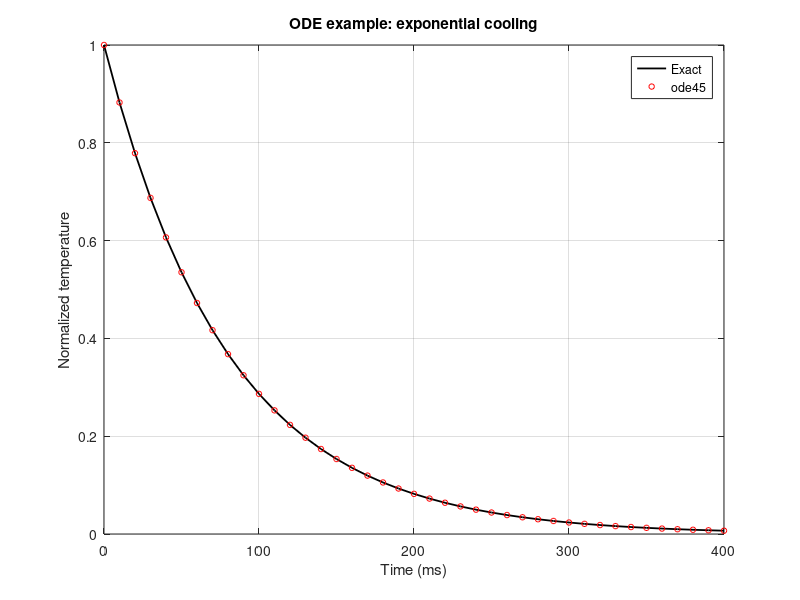

Here is the MATLAB script that generated this plot: (Note: this script raises an error after producing the figure.)
%% Ch09 ODE 求解与物理模型案例
% 本章目标 / Learning objectives
%
% 1. 理解常微分方程 ODE 在物理建模中的含义。
% 2. 掌握 ode45、ode15s、odeset 和函数句柄的基础用法。
% 3. 会把参数放进 struct，并传给 ODE 右端函数。
% 4. 用一个零维等离子体玩具模型练习参数扫描和物理量检查。
%
% Key terms:
% ordinary differential equation, right-hand side, initial condition,
% time span, solver tolerance, parameter scan, zero-dimensional model

clear; clc; close all;
if exist("startup_learning", "file") == 2
    learningRoot = startup_learning();
else
    learningRoot = fileparts(fileparts(mfilename("fullpath")));
    addpath(learningRoot);
    addpath(fullfile(learningRoot, "functions"));
end

%% 1. ODE 是什么
% ODE 描述“一个量如何随时间变化”。
%
% 例子：
%
% dT/dt = -T/tau
%
% 含义：温度 T 按时间常数 tau 指数衰减。
%
% 在 MATLAB 中，ODE 右端函数通常写成：
%
% dydt = f(t, y)

tau_s = 0.08;
coolingRhs = @(t, y) -y / tau_s;

tspan = [0 0.4];
y0 = 1.0;
[time_s, temperature] = ode45(coolingRhs, tspan, y0);

temperatureExact = y0 * exp(-time_s / tau_s);
maxCoolingError = max(abs(temperature - temperatureExact));
fprintf("Cooling model max error: %.3e\n", maxCoolingError);

figure("Color", "w");
plot(1e3*time_s, temperatureExact, "k-", "LineWidth", 1.3);
hold on;
plot(1e3*time_s, temperature, "ro", "MarkerSize", 4);
xlabel("Time (ms)");
ylabel("Normalized temperature");
title("ODE example: exponential cooling");
legend("Exact", "ode45", "Location", "best");
grid on;
fusionlearn.plot.applyResearchStyle(gca);

assert(maxCoolingError < 1e-4);

%% 2. ode45 的四个关键输入
% ode45 最常见的调用方式：
%
% [t, y] = ode45(rhs, tspan, y0)
%
% 1. rhs：右端函数，输入 t 和 y，输出 dy/dt。
% 2. tspan：积分时间范围，例如 [0 0.2]。
% 3. y0：初始条件。
% 4. 可选 opts：由 odeset 设置误差容忍度、事件函数等。

opts = odeset("RelTol", 1e-6, "AbsTol", 1e-9);
[time_tight, temperature_tight] = ode45(coolingRhs, tspan, y0, opts);

fprintf("Default ode45 points: %d\n", numel(time_s));
fprintf("Tighter ode45 points: %d\n", numel(time_tight));
assert(abs(temperature_tight(end) - y0*exp(-time_tight(end)/tau_s)) < 1e-6);

%% 3. 多变量 ODE：状态向量
% 如果系统有多个变量，就把它们放进一个列向量。
%
% 本章的玩具模型使用：
%
% y(1) = n_e，单位是 10^20 m^-3
% y(2) = T_e，单位是 keV
%
% 这个模型只用于学习，不用于真实预测。真实等离子体模型会复杂得多。

params = struct();
params.nTarget20 = 0.8;
params.tauParticle_s = 0.08;
params.edgeTe_keV = 0.12;
params.heatingGain_keV = 2.4;
params.heatingRamp_s = 0.04;
params.tauEnergy_s = 0.05;
params.radiationCoeff_per_s = 0.18;
params.densityFloor20 = 0.05;

y0_plasma = [0.25; 0.18];
tspan_plasma = [0 0.25];
[time_plasma_s, state] = ode45( ...
    @(t, y) fusionlearn.plasma.toyZeroDPlasmaRhs(t, y, params), ...
    tspan_plasma, y0_plasma, opts);

n20 = state(:,1);
Te_keV = state(:,2);

assert(all(isfinite(state), "all"));
assert(n20(end) > n20(1));
assert(Te_keV(end) > Te_keV(1));

%% 4. 画出零维模型结果
% 一个 ODE 结果通常至少要画：
%
% 1. 每个状态量随时间的变化。
% 2. 初始值和最终值是否合理。
% 3. 不同参数下结果如何变化。

figure("Color", "w");
tiledlayout(2, 1);

nexttile;
plot(1e3*time_plasma_s, n20, "LineWidth", 1.3);
xlabel("Time (ms)");
ylabel("n_e (10^{20} m^{-3})");
title("Toy density evolution");
grid on;
fusionlearn.plot.applyResearchStyle(gca);

nexttile;
plot(1e3*time_plasma_s, Te_keV, "LineWidth", 1.3);
xlabel("Time (ms)");
ylabel("T_e (keV)");
title("Toy temperature evolution");
grid on;
fusionlearn.plot.applyResearchStyle(gca);

%% 5. 参数扫描
% 参数扫描是把同一个模型在不同参数下跑多次。
% 初学时最重要的是每次只改一个参数，否则很难判断变化来自哪里。

heatingGainList = [1.4 2.4 3.4 4.4];
finalTe = zeros(size(heatingGainList));

figure("Color", "w");
hold on;
for k = 1:numel(heatingGainList)
    paramsScan = params;
    paramsScan.heatingGain_keV = heatingGainList(k);
    [tScan, stateScan] = ode45( ...
        @(t, y) fusionlearn.plasma.toyZeroDPlasmaRhs(t, y, paramsScan), ...
        tspan_plasma, y0_plasma, opts);
    finalTe(k) = stateScan(end, 2);
    plot(1e3*tScan, stateScan(:,2), "LineWidth", 1.2, ...
        "DisplayName", sprintf("gain = %.1f keV", heatingGainList(k)));
end
xlabel("Time (ms)");
ylabel("T_e (keV)");
title("Heating-gain scan");
legend("show", "Location", "best");
grid on;
fusionlearn.plot.applyResearchStyle(gca);

assert(all(diff(finalTe) > 0));

%% 6. ode15s 的位置
% ode45 适合很多非刚性问题。
% ode15s 常用于刚性问题，也就是系统里同时存在很快和很慢的时间尺度。
%
% 对同一个温和的玩具模型，ode45 和 ode15s 的最终结果应该接近。

[time_15s, state_15s] = ode15s( ...
    @(t, y) fusionlearn.plasma.toyZeroDPlasmaRhs(t, y, params), ...
    tspan_plasma, y0_plasma, opts);

finalDifference = norm(state_15s(end,:) - state(end,:));
fprintf("Final state difference between ode45 and ode15s: %.3e\n", finalDifference);
assert(finalDifference < 1e-3);

%% 7. 常见错误 / Common mistakes
%
% 错误 1：右端函数输出行向量。
% 改进：保持 y 和 dydt 都是列向量。
%
% 错误 2：忘记单位。ms 和 s 混用会让时间尺度差 1000 倍。
%
% 错误 3：把参数写散在很多行里。
% 改进：用 params struct 集中管理参数。
%
% 错误 4：不检查结果是否为 finite。
% ODE 出现 NaN 或 Inf 时，先检查除零、开方和指数项。

%% 8. 练习
%
% 练习 1：把冷却模型的 tau_s 从 0.08 改成 0.16，观察衰减变慢还是变快。
% 练习 2：把 tspan 改成 [0 0.8]，观察最终温度。
% 练习 3：把 y0_plasma 的初始密度改成 0.6，观察密度演化。
% 练习 4：把 heatingGainList 增加到 5 个值。
% 练习 5：用 plot 画 finalTe 随 heatingGainList 的变化。
% 练习 6：用一句英文解释 initial condition 的含义。
% 练习 7：故意删掉 params.tauEnergy_s，观察函数报错。

%% 9. 参考答案

tau_s_answer = 0.16;
coolingRhs_answer = @(t, y) -y / tau_s_answer;
[time_answer_s, temp_answer] = ode45(coolingRhs_answer, [0 0.8], 1.0);
assert(temp_answer(end) < temp_answer(1));
assert(temp_answer(end) > 0);

y0_changed = [0.6; 0.18];
[~, state_changed] = ode45( ...
    @(t, y) fusionlearn.plasma.toyZeroDPlasmaRhs(t, y, params), ...
    tspan_plasma, y0_changed, opts);
assert(state_changed(end,1) > state_changed(1,1));

heatingGainAnswer = [1.4 2.4 3.4 4.4 5.4];
finalTeAnswer = zeros(size(heatingGainAnswer));
for k = 1:numel(heatingGainAnswer)
    paramsAnswer = params;
    paramsAnswer.heatingGain_keV = heatingGainAnswer(k);
    [~, stateAnswer] = ode45( ...
        @(t, y) fusionlearn.plasma.toyZeroDPlasmaRhs(t, y, paramsAnswer), ...
        tspan_plasma, y0_plasma, opts);
    finalTeAnswer(k) = stateAnswer(end, 2);
end

figure("Color", "w");
plot(heatingGainAnswer, finalTeAnswer, "o-", "LineWidth", 1.3);
xlabel("Heating gain (keV)");
ylabel("Final T_e (keV)");
title("Final temperature from parameter scan");
grid on;
fusionlearn.plot.applyResearchStyle(gca);

fprintf("The initial condition is the model state at the starting time.\n");

%% 10. 小测验 / Mini quiz
%
% 选择题 1：ode45 的右端函数通常输出什么？
% A. dy/dt
% B. 图像标题
% C. 文件路径
% 答案：A
%
% 选择题 2：y0 表示什么？
% A. 初始条件
% B. 最终答案
% C. 图例位置
% 答案：A
%
% 选择题 3：把参数集中放进 struct 的好处是：
% A. 参数更容易管理和扫描
% B. 图一定更漂亮
% C. 可以不用检查单位
% 答案：A
%
% 选择题 4：ode15s 常用于：
% A. 刚性 ODE
% B. 读取 CSV
% C. 画等值线
% 答案：A
%
% 选择题 5：ODE 结果出现 NaN，优先检查：
% A. 除零、非法开方、指数溢出和参数单位
% B. 文件名是否足够长
% C. 图窗背景色
% 答案：A

%% 11. 错题案例 / Debug the mistake
%
% 错题 1：右端函数返回行向量。
%
% 错误写法：
% badRhs = @(t, y) [-y(1), -2*y(2)];
%
% 正确写法：
goodRhs = @(t, y) [-y(1); -2*y(2)];
[~, goodState] = ode45(goodRhs, [0 1], [1; 1]);
assert(size(goodState, 2) == 2);
%
% 错题 2：把毫秒当成秒。
% 如果物理时间是 250 ms，应写成 0.250 s，而不是 250 s。

duration_ms = 250;
duration_s = duration_ms / 1000;
assert(abs(duration_s - 0.25) < 1e-12);

%% 12. 本章检查表
%
% [ ] 我能写出 dydt = f(t,y) 形式的右端函数。
% [ ] 我能用 ode45 求解一阶 ODE。
% [ ] 我能把多个状态量放进一个列向量。
% [ ] 我能用 params struct 管理模型参数。
% [ ] 我能做一个简单参数扫描并画图。
